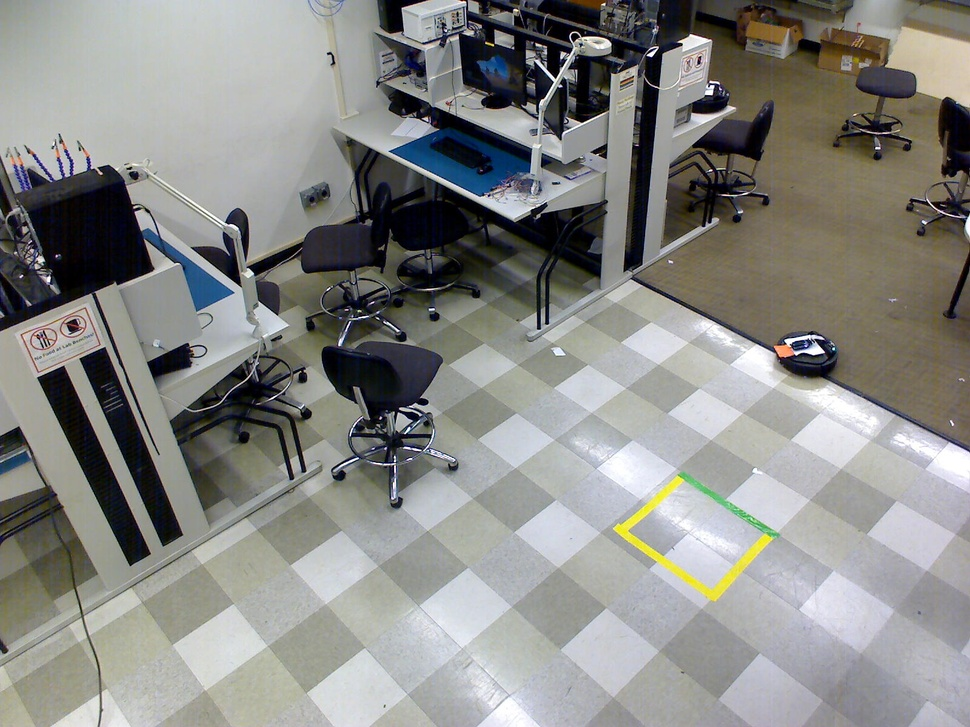
#> input picture computer vision/third_trial_camera/image_samples_4/Image24.jpg, 970 x 727 px, shrunk from 1600 x 1200 before the run
$ python canny.py
#> lines starting #> are read from the running program, lines starting #| are printed output that depends on the picture
import numpy as np
import cv2 as cv
# from matplotlib import pyplot as plt

img1 = cv.imread('Image24.jpg',0)
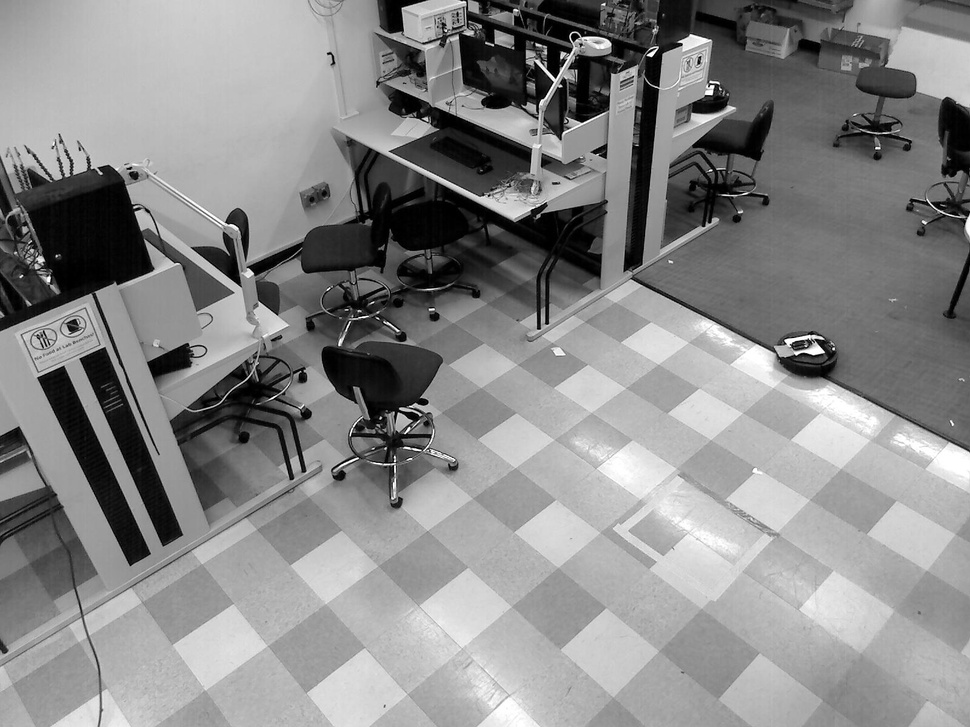
#> img1: shape (727, 970); min 0, max 255, mean 136.1
edges1 = cv.Canny(img1,75,125)
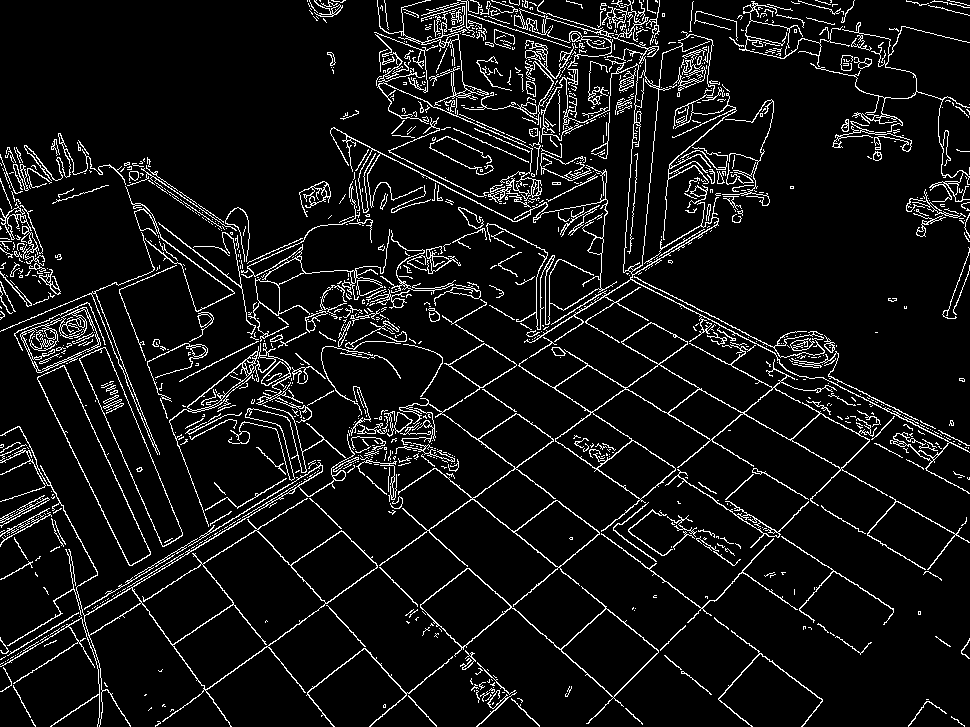
#> edges1: shape (727, 970); 7.6% white in thin lines or dots
cv.imwrite('result_Image24.jpg', edges1)
